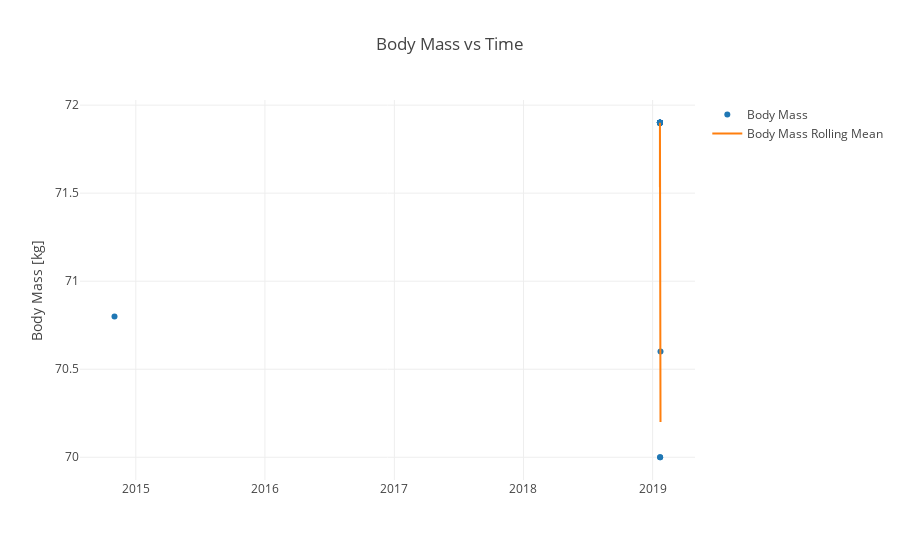

Notebook code for this chart:
### Code cell
value_stats(measurement)
plot_value_vs_time(dfs[df_list[measurement]], measurement)
